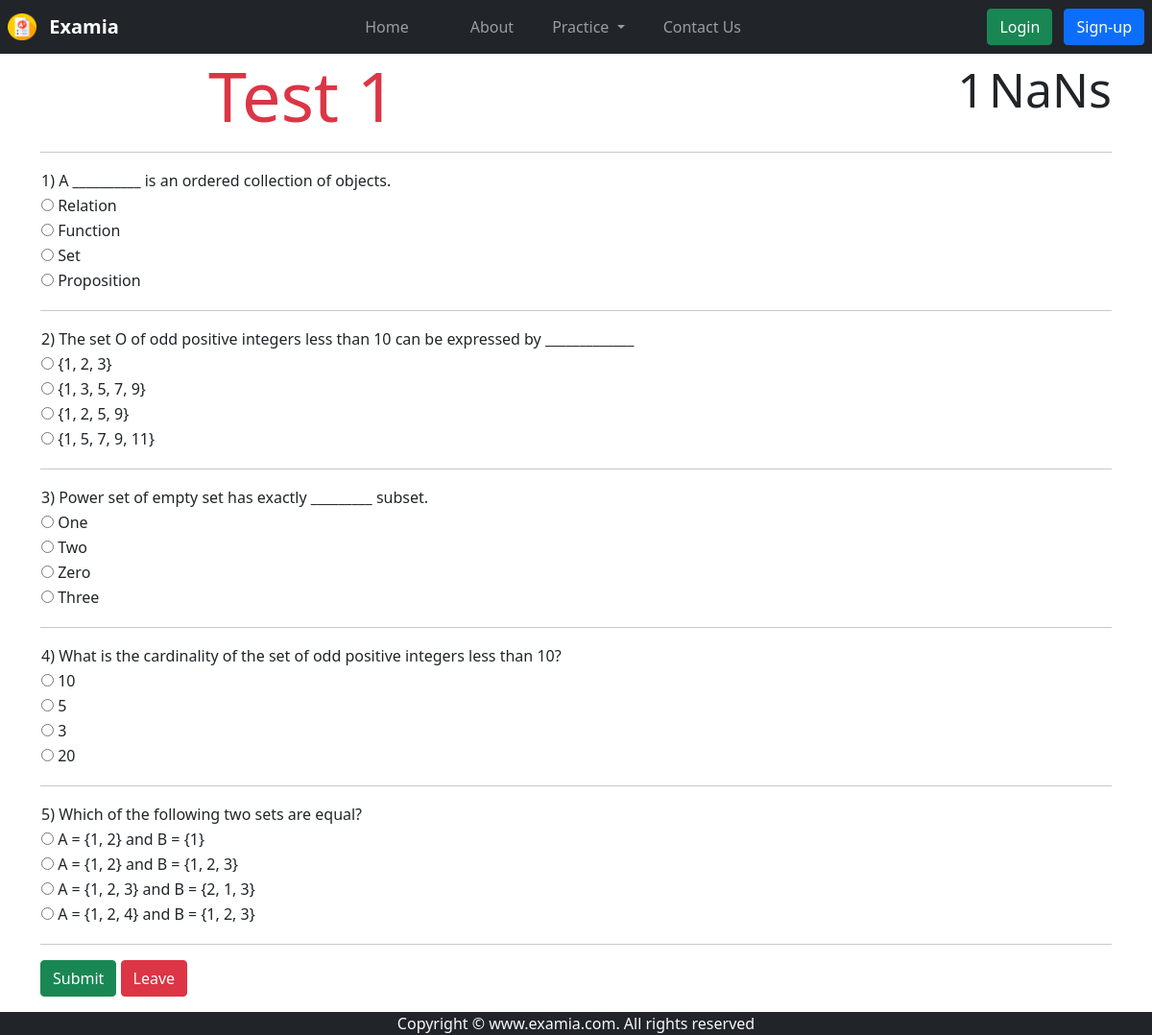
Page /exam on the committed database.
### exam/models.py (models this page shows, shortened)
class Exam(models.Model):
    id = models.AutoField(primary_key=True)
    Question = models.CharField(max_length=100, default="null")
    opt1 = models.CharField(max_length=100, default="null")
    opt2 = models.CharField(max_length=100, default="null")
    opt3 = models.CharField(max_length=100, default="null")
    opt4 = models.CharField(max_length=100, default="null")
    correct_ans = models.CharField(max_length=100, default="null")

### exam/views.py (the view)
# urls.py: path("", views.exam),
def exam(request):
    exam = Exam.objects.all()
    return render(request, "exam.html", {"exam": exam, "count": 0})

### exam/templates/exam.html (shortened to what this page needs)
{% extends 'base.html' %}
{% block body %}
<div class="container">
    <div class="row">
        <div class="container display-2 d-flex justify-content-center text-danger col-sm">Test 1</div>
        <div style="text-align:right" class="col-sm">
            <span class="min" style="font-size: 50px">1</span>
            <span class="sec" style="font-size: 50px">00</span>
        </div>
    </div>
</div>
<div class="container">
    <hr>
    {% for i in exam %}
    <table>
        <tr>
            <td class="d-flex justify-content-center">{{i.id}}) {{i.Question}}</td>
        </tr>
        <tr>
            <td><input type="radio" class="rb" name={{i.id}} id="Option1" value="{{i.opt1}}"> {{i.opt1}}</td>
        </tr>
        <tr>
            <td><input type="radio" class="rb" name={{i.id}} id="Option2" value="{{i.opt2}}"> {{i.opt2}}</td>
        </tr>
        <tr>
            <td><input type="radio" class="rb" name={{i.id}} id="Option3" value="{{i.opt3}}"> {{i.opt3}}</td>
        </tr>
        <tr>
            <td><input type="radio" class="rb" name={{i.id}} id="Option4" value="{{i.opt4}}"> {{i.opt4}}</td>
        </tr>
        <tr>
            <td><label id="Correct_ans" class="rb" style="display: none; color: green"><b>{{i.correct_ans}}</b></label>
            </td>
        </tr>
    </table>
    <hr>
    {% endfor %}
    <input type="submit" class="btn btn-success mb-3" value="Submit" id="b1" onclick="getanswers()">
    <button class="btn btn-danger mb-3" onclick="myStopFunction()">Leave</button>
    <br>
</div>
{% endblock body %}

### templates/base.html (shortened to what this page needs)
<!doctype html>
<html lang="en">
<head>
    <link href="https://cdn.jsdelivr.net/npm/bootstrap@5.0.0-beta3/dist/css/bootstrap.min.css" rel="stylesheet"
>
</head>
<body class="d-flex flex-column min-vh-100">
    <nav class="navbar sticky-top navbar-expand-lg navbar-dark bg-dark justify-content-center">
        <a class="navbar-brand" href="">
            <img src="/static/logo.png" alt="" width="30" height="28" class="d-inline-block align-text-top mx-2">
            <strong>Examia</strong>
        </a>
        <div class="collapse navbar-collapse justify-content-center" id="navbarNav">
            <ul class="navbar-nav">
                <li class="nav-item mx-4">
                    <a class="nav-link {% if request.path == "/index" %} active {% endif %}" aria-current="page"
                        href="/index">Home</a>
                </li>
                <li class="nav-item mx-4">
                    <a class="nav-link {% if request.path == "/about" %} active {% endif %}" href="/about">About</a>
                </li>
                <li class="nav-item dropdown">
                    <a class="nav-link dropdown-toggle" href="#" id="navbarDarkDropdownMenuLink" role="button"
                        data-bs-toggle="dropdown" aria-expanded="false">
                        Practice
                    </a>
                </li>
                <li class="nav-item mx-4">
                    <a class="nav-link {% if request.path == "/contact" %} active {% endif %}" href="/contact">Contact Us</a>
                </li>
            </ul>
        </div>
        {% if user.is_authenticated %}
        <a class="btn btn-danger" href="/user">Take test</a>
        <a class="nav-link disabled text-light" href="#" tabindex="-1" aria-disabled="true"><strong>Welcome!!!
                {{request.user}}</strong></a>
        <a class="btn btn-primary mx-2" href="/logout" role="button">Logout</a>
        {% else %}
        <div class="mx-2">
            <button class="btn btn-success mx-2" data-bs-toggle="modal" data-bs-target="#loginModal">Login</button>
            <button class="btn btn-primary" data-bs-toggle="modal" data-bs-target="#signupModal">Sign-up</button>
        </div>
        {% endif %}
    </nav>
    {% block body %}{% endblock body %}
    <footer class="bg-dark text-light text-center mt-auto">Copyright &copy; www.examia.com. All rights reserved</footer>
</body>
</html>

### rows in the picture
Exam: id "1", Question "A __________ is an ordered collection of objects.", opt1 "Relation", opt2 "Function", opt3 "Set", opt4 "Proposition"
Exam: id "2", Question "The set O of odd positive integers less than 10 can be expressed by _____________", opt1 "{1, 2, 3}", opt2 "{1, 3, 5, 7, 9}", opt3 "{1, 2, 5, 9}", opt4 "{1, 5, 7, 9, 11}"
Exam: id "3", Question "Power set of empty set has exactly _________ subset.", opt1 "One", opt2 "Two", opt3 "Zero", opt4 "Three"
Exam: id "4", Question "What is the cardinality of the set of odd positive integers less than 10?", opt1 "10", opt2 "5", opt3 "3", opt4 "20"
Exam: id "5", Question "Which of the following two sets are equal?", opt1 "A = {1, 2} and B = {1}", opt2 "A = {1, 2} and B = {1, 2, 3}", opt3 "A = {1, 2, 3} and B = {2, 1, 3}", opt4 "A = {1, 2, 4} and B = {1, 2, 3}"
